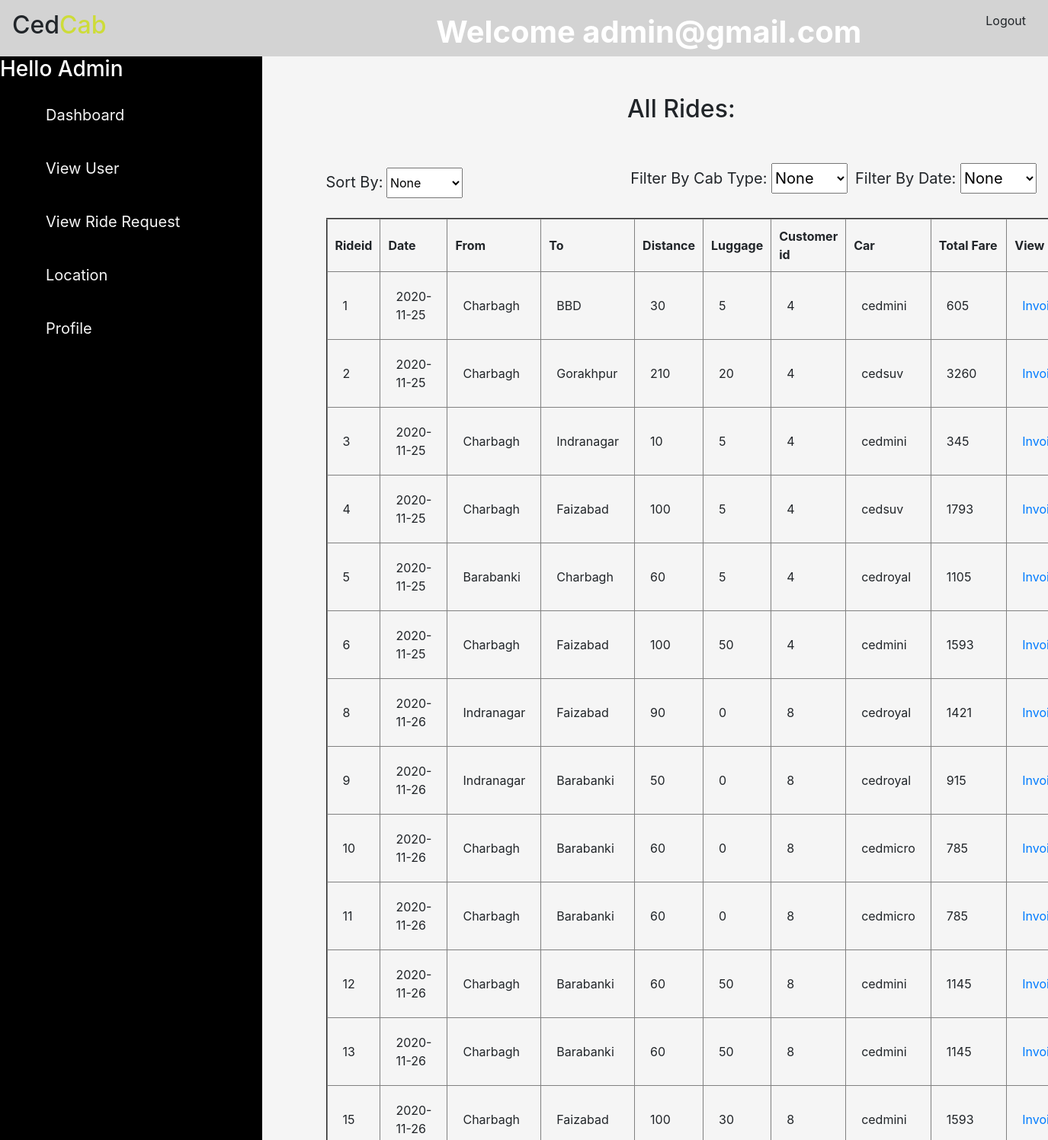
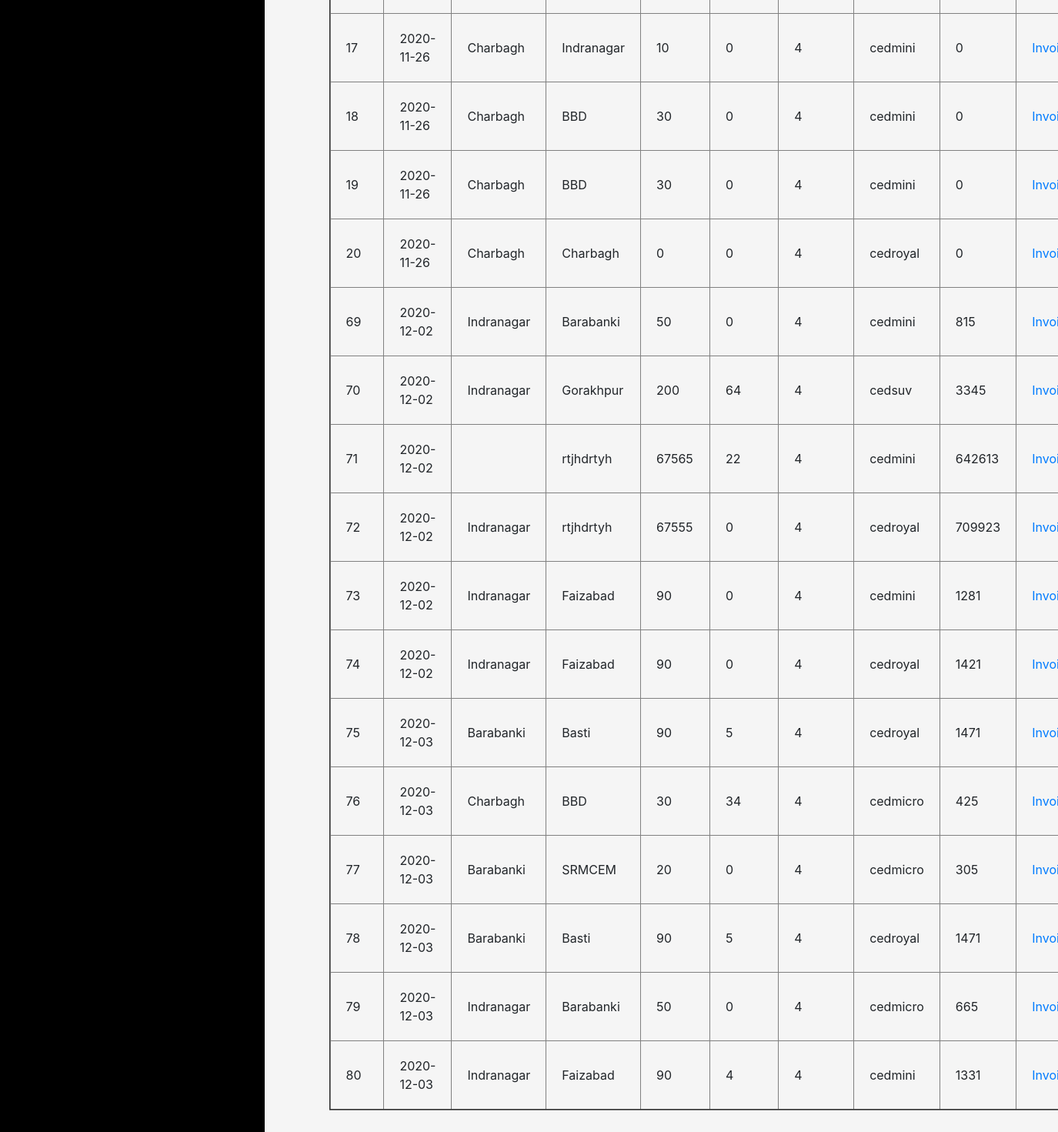
The page /allrideadmin.php (signed in) on the database its author committed (2 pictures, top to bottom).
### tables this page shows
CREATE TABLE `tbl_ride` (
  `ride_id` int(50) NOT NULL,
  `ride_date` date NOT NULL,
  `from_distance` varchar(255) NOT NULL,
  `to_distance` varchar(255) NOT NULL,
  `total_distance` bigint(255) NOT NULL,
  `luggage` varchar(255) DEFAULT NULL,
  `total_fare` bigint(255) NOT NULL,
  `status` int(50) NOT NULL,
  `customer_user_id` int(50) NOT NULL,
  `car` varchar(255) NOT NULL
);

### Dbconnect.php (called while the page is built, shortened)
<?php
class Dbconnect
{
function __construct()
{
$this->conn = new mysqli("localhost", "root", "", "cab");
}
}
?>

### adminwork.php (called while the page is built, shortened)
<?php
require 'Dbconnect.php';
class adminwork{
function adminallride($conn)
{
    $row2 = array();
    $sql =
        "SELECT * FROM tbl_ride";
    $result = $conn->query($sql);
    if ($result->num_rows > 0) {
        while ($row = $result->fetch_assoc()) {
            array_push($row2, $row);
        }
        return $row2;
    } else {
        echo "0 results";
    }
}
}
?>

### allrideadmin.php (the view, shortened to what this page needs)
<?php
include 'adminwork.php';
include 'header.php';
if(isset($_SESSION['userdata']['name']))
{
  if($_SESSION['userdata']['name']=="admin")
  {
?>
<html>
    <head>
    </head>
    <link rel="stylesheet" type="text/css" href="styleadmin.css">
    <body>
        <div class="main">
            <div id="asider">
                <h3 style="color:white">Hello Admin</h3>
                <ul>
                    <li class="li"><a href="admin.php">Dashboard</a></li>
                    <li class="li"><a href="#">View User</a>
                    </li>
                    <li class="li"><a href="#">View Ride Request</a>
                    </li>
                    <li class="li"><a href="#">Location</a>
                    </li>
                    <li class="li"><a href="#">Profile</a>
                    </li>
                </ul>
            </div>
            <div class="container">
                    <div class="section">
                    <h2 style="text-align:center">All Rides:</h2><br>
                    <label>Sort By:</label>
                    <select id="select">
                        <option value="none">None</option>
                    </select>
                    <label style="float:right;margin-top:20px">Filter By Date:
                    <select id="filter" style="height:40px;width:100px">
                        <option value="none">None</option>
                    </select></label>
                    <label style="float:right;margin-top:20px;margin-right:10px">Filter By Cab Type:
                    <select id="filtercar" style="height:40px;width:100px">
                        <option value="none">None</option>
                    </select></label>
                    <br>
                    <br>
                    <div id="res">
                 <table border="2px solid black">
                    <tr>
                    <th>Rideid</th>
                    <th>Date</th>
                    <th>From</th>
                    <th>To</th>
                    <th>Distance</th>
                    <th>Luggage</th>
                    <th>Customer id</th>
                    <th>Car</th>
                    <th>Total Fare</th>
                    <th>View</th>
                    </tr>
                    <tbody>
                <?php
                $admin=new adminwork();
                $dbconnect=new Dbconnect();
                $row1=$admin->adminallride($dbconnect->conn);
                foreach($row1 as $key=>$row)
                {
                    if($row['luggage']=="")
                    $luggage=0;
                    else
                    $luggage=$row['luggage'];
                    echo        "<tr>";
                    echo "<td>".$row['ride_id']."</td>";
                    echo "<td>".$row['ride_date']."</td>";
                    echo "<td>".$row['from_distance']."</td>";
                    echo "<td>".$row['to_distance']."</td>";
                    echo "<td>".$row['total_distance']."</td>";
                    echo "<td>".$luggage."</td>";
                    echo "<td>".$row['customer_user_id']."</td>";
                    echo "<td>".$row['car']."</td>";
                    echo "<td>".$row['total_fare']."</td>";
                    echo "<td><a href='invoice.php?id54=".$row['customer_user_id']."&rid=".$row['ride_id']."'>Invoice</a></td>";
                }
                ?>
                </div>
                </div>
            </div>
        </div>
    </body>
</html>
<?php
  }
  else
  {
  echo '<script type="text/javascript">;
  alert("You cant access admin profile");
  window.location= "Logout.php";
  </script>';
  }
}
else
{
    echo 'Please Login,first to continue <a href="login2.php">Click here to login</a>';
}
?>

### header.php (shortened to what this page needs)
<?php
if(isset($_SESSION['userdata']['userid']))
{
?>
<!doctype html>
<html lang="en">
  <head>
    <link rel="stylesheet" href="https://stackpath.bootstrapcdn.com/bootstrap/4.3.1/css/bootstrap.min.css">
    <link rel="stylesheet" href="style.css">
  </head>
<header style="background-color:lightgray;">
      <nav  class="navbar navbar-expand-lg">
      <h2>Ced<span style="color: #CDDC39;">Cab</span></h2>
            <div class="collapse navbar-collapse" id="navbarSupportedContent">
              <ul class="navbar-nav ml-auto">
              <?php
                if (isset($_SESSION['userdata'])) {
                    echo "<h1 style='margin:10px 150px 0px 0px; color:white'><b>Welcome
                        ".$_SESSION["userdata"]["username"]."</b></h1>";
                }
                ?>
                  <li class="nav-item rbtn">
                      <a class="btn" href="Logout.php">Logout</a>
                  </li>
              </ul>
          </div>
      </nav>
  </header>
  <?php
              }
?>

### style.css (style rules this page uses)
body { margin: 0%; background-color: whitesmoke; }
label { font-size: 20px; margin-top: 30px; }

### styleadmin.css (style rules this page uses)
.main { width: 100%; height: 100%; }
#asider { width: 25%; height: 3000px; background-color: black; float: left; }
ul { margin-left: 0px; }
.li { list-style: none; text-decoration: none; padding: 20px; font-size: 20px; margin-left: 0px; color: whitesmoke; }
.li a { text-decoration: none; color: whitesmoke; margin-left: 0px; }
body { margin: 0; }
.container { float: right; width: 70%; height: auto; margin-top:50px; }
#select { width: 100px; margin-top: 20px; height: 40px; }
.section { margin: 50px; margin-top: 100px; }
td { padding: 20px; }
th { padding: 10px; }
label { font-size: 20px; }
.section { margin: 0; }

### rows shown on the page
tbl_ride: ride_id "1", ride_date "2020-11-25", from_distance "Charbagh", to_distance "BBD", total_distance "30", luggage "5", customer_user "4", car "cedmini", total_fare "605"
tbl_ride: ride_id "2", ride_date "2020-11-25", from_distance "Charbagh", to_distance "Gorakhpur", total_distance "210", luggage "20", customer_user "4", car "cedsuv", total_fare "3260"
tbl_ride: ride_id "3", ride_date "2020-11-25", from_distance "Charbagh", to_distance "Indranagar", total_distance "10", luggage "5", customer_user "4", car "cedmini", total_fare "345"
tbl_ride: ride_id "4", ride_date "2020-11-25", from_distance "Charbagh", to_distance "Faizabad", total_distance "100", luggage "5", customer_user "4", car "cedsuv", total_fare "1793"
tbl_ride: ride_id "5", ride_date "2020-11-25", from_distance "Barabanki", to_distance "Charbagh", total_distance "60", luggage "5", customer_user "4", car "cedroyal", total_fare "1105"
tbl_ride: ride_id "6", ride_date "2020-11-25", from_distance "Charbagh", to_distance "Faizabad", total_distance "100", luggage "50", customer_user "4", car "cedmini", total_fare "1593"
tbl_ride: ride_id "8", ride_date "2020-11-26", from_distance "Indranagar", to_distance "Faizabad", total_distance "90", luggage "0", customer_user "8", car "cedroyal", total_fare "1421"
tbl_ride: ride_id "9", ride_date "2020-11-26", from_distance "Indranagar", to_distance "Barabanki", total_distance "50", luggage "0", customer_user "8", car "cedroyal", total_fare "915"
tbl_ride: ride_id "10", ride_date "2020-11-26", from_distance "Charbagh", to_distance "Barabanki", total_distance "60", luggage "0", customer_user "8", car "cedmicro", total_fare "785"
tbl_ride: ride_id "11", ride_date "2020-11-26", from_distance "Charbagh", to_distance "Barabanki", total_distance "60", luggage "0", customer_user "8", car "cedmicro", total_fare "785"
tbl_ride: ride_id "12", ride_date "2020-11-26", from_distance "Charbagh", to_distance "Barabanki", total_distance "60", luggage "50", customer_user "8", car "cedmini", total_fare "1145"
tbl_ride: ride_id "13", ride_date "2020-11-26", from_distance "Charbagh", to_distance "Barabanki", total_distance "60", luggage "50", customer_user "8", car "cedmini", total_fare "1145"
tbl_ride: ride_id "15", ride_date "2020-11-26", from_distance "Charbagh", to_distance "Faizabad", total_distance "100", luggage "30", customer_user "8", car "cedmini", total_fare "1593"
tbl_ride: ride_id "17", ride_date "2020-11-26", from_distance "Charbagh", to_distance "Indranagar", total_distance "10", luggage "0", customer_user "4", car "cedmini", total_fare "0"
tbl_ride: ride_id "18", ride_date "2020-11-26", from_distance "Charbagh", to_distance "BBD", total_distance "30", luggage "0", customer_user "4", car "cedmini", total_fare "0"
tbl_ride: ride_id "19", ride_date "2020-11-26", from_distance "Charbagh", to_distance "BBD", total_distance "30", luggage "0", customer_user "4", car "cedmini", total_fare "0"
tbl_ride: ride_id "20", ride_date "2020-11-26", from_distance "Charbagh", to_distance "Charbagh", total_distance "0", luggage "0", customer_user "4", car "cedroyal", total_fare "0"
tbl_ride: ride_id "69", ride_date "2020-12-02", from_distance "Indranagar", to_distance "Barabanki", total_distance "50", luggage "0", customer_user "4", car "cedmini", total_fare "815"
tbl_ride: ride_id "70", ride_date "2020-12-02", from_distance "Indranagar", to_distance "Gorakhpur", total_distance "200", luggage "64", customer_user "4", car "cedsuv", total_fare "3345"
tbl_ride: ride_id "71", ride_date "2020-12-02", to_distance "rtjhdrtyh", total_distance "67565", luggage "22", customer_user "4", car "cedmini", total_fare "642613"
tbl_ride: ride_id "72", ride_date "2020-12-02", from_distance "Indranagar", to_distance "rtjhdrtyh", total_distance "67555", luggage "0", customer_user "4", car "cedroyal", total_fare "709923"
tbl_ride: ride_id "73", ride_date "2020-12-02", from_distance "Indranagar", to_distance "Faizabad", total_distance "90", luggage "0", customer_user "4", car "cedmini", total_fare "1281"
tbl_ride: ride_id "74", ride_date "2020-12-02", from_distance "Indranagar", to_distance "Faizabad", total_distance "90", luggage "0", customer_user "4", car "cedroyal", total_fare "1421"
tbl_ride: ride_id "75", ride_date "2020-12-03", from_distance "Barabanki", to_distance "Basti", total_distance "90", luggage "5", customer_user "4", car "cedroyal", total_fare "1471"
tbl_ride: ride_id "76", ride_date "2020-12-03", from_distance "Charbagh", to_distance "BBD", total_distance "30", luggage "34", customer_user "4", car "cedmicro", total_fare "425"
tbl_ride: ride_id "77", ride_date "2020-12-03", from_distance "Barabanki", to_distance "SRMCEM", total_distance "20", luggage "0", customer_user "4", car "cedmicro", total_fare "305"
tbl_ride: ride_id "78", ride_date "2020-12-03", from_distance "Barabanki", to_distance "Basti", total_distance "90", luggage "5", customer_user "4", car "cedroyal", total_fare "1471"
tbl_ride: ride_id "79", ride_date "2020-12-03", from_distance "Indranagar", to_distance "Barabanki", total_distance "50", luggage "0", customer_user "4", car "cedmicro", total_fare "665"
tbl_ride: ride_id "80", ride_date "2020-12-03", from_distance "Indranagar", to_distance "Faizabad", total_distance "90", luggage "4", customer_user "4", car "cedmini", total_fare "1331"

### other values the page prints
$_SESSION["userdata"]["username"] "admin@gmail.com"
